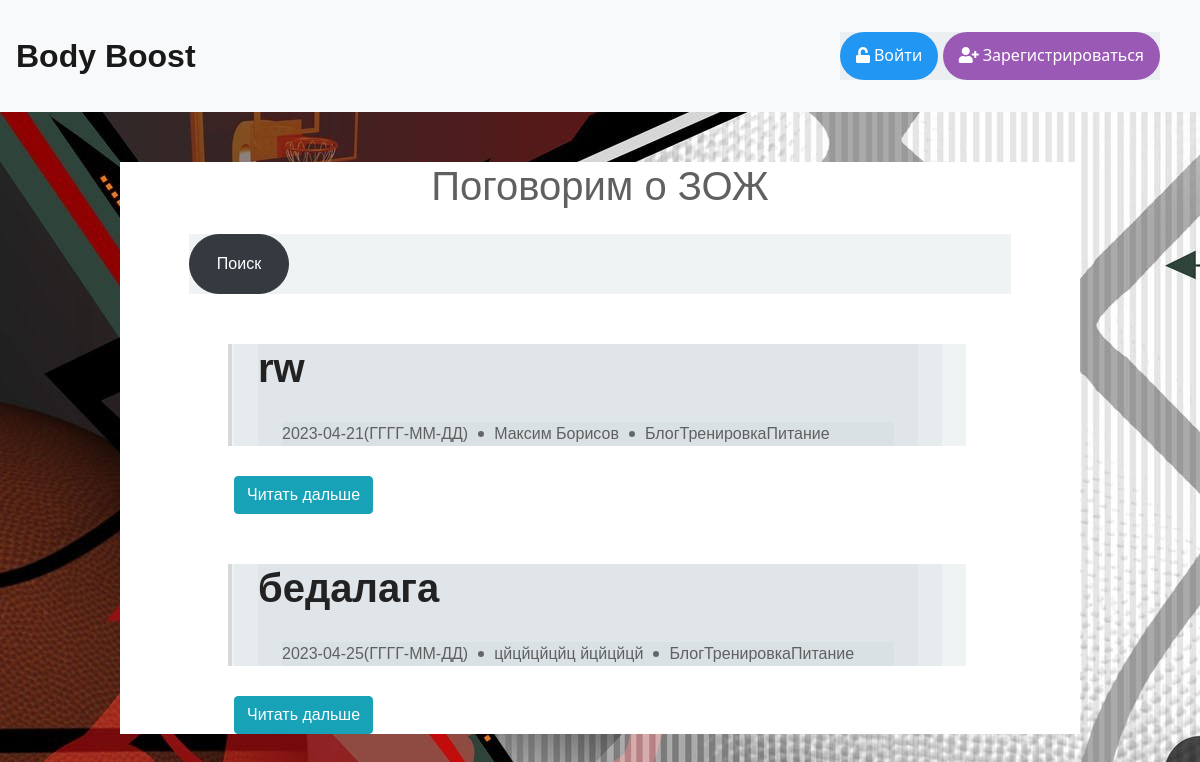
The page / on the database its author committed.
### data/posts.py (models this page shows, shortened)
class Post(SqlAlchemyBase, UserMixin):
    __tablename__ = 'posts'
    id = sqlalchemy.Column(sqlalchemy.Integer, primary_key=True, autoincrement=True)
    creator_id = sqlalchemy.Column(sqlalchemy.Integer,
                                   sqlalchemy.ForeignKey("users.id"))
    user = orm.relationship('User')
    creator_name = sqlalchemy.Column(sqlalchemy.String, nullable=False)
    creator_surname = sqlalchemy.Column(sqlalchemy.String, nullable=False)
    creator_login = sqlalchemy.Column(sqlalchemy.String, nullable=False)
    post_name = sqlalchemy.Column(sqlalchemy.String, nullable=False)
    create_date = sqlalchemy.Column(sqlalchemy.Date, nullable=False, default=datetime.datetime.now())
    text_content = sqlalchemy.Column(sqlalchemy.Text, nullable=True)
    file = sqlalchemy.Column(sqlalchemy.BLOB, default=None, nullable=True)
    is_liked = sqlalchemy.Column(sqlalchemy.BOOLEAN, default=False)
    is_blog = sqlalchemy.Column(sqlalchemy.BOOLEAN, default=False)
    is_training = sqlalchemy.Column(sqlalchemy.BOOLEAN, default=False)
    is_recipe = sqlalchemy.Column(sqlalchemy.BOOLEAN, default=False)
    list_likes = sqlalchemy.Column(sqlalchemy.String, nullable=False, default="")

### server.py (the view)
@app.route("/")
def index():
    db_sess = db_session.create_session()
    posts = db_sess.query(Post).all()
    return render_template("index.html", posts=posts, title="Поговорим о ЗОЖ")

### data/db_session.py (called while the page is built)
def create_session() -> Session:
    global __factory
    return __factory()

### templates/index.html (shortened to what this page needs)
{% extends "base.html" %}
{% block content %}
<head>
	<link rel="stylesheet" href="../static/css/example_css.css">
</head>
<h1 style="text-align: center">{{ title }}</h1>
<div class="btns1">
	<a href="/search"><button class="btn btn-dark rounded-pill px-3" type="button" style="width: 100px; height: 60px">Поиск</button></a>
</div>
{% for post in posts %}
    <div class="container">
        <div class="post">
            <div class="post-content">
                <div class="post-header">
                    <h1>{{ post.post_name }}</h1>
                    <div class="post-meta">
                        <time>{{ post.create_date }}(ГГГГ-ММ-ДД)</time>
                        <span class="author">{{ post.creator_name }} {{ post.creator_surname }}</span>
                        {% if post.is_blog %}
                            <span class="category">Блог</span>
                        {% endif %}
                        {% if post.is_training %}
                            <span class="category">Тренировка</span>
                        {% endif %}
                        {% if post.is_recipe %}
                            <span class="category">Питание</span>
                        {% endif %}
                    </div>
                </div>
            </div>
        </div>
            <div class="btns">
                <a href="/post_review/{{ post.id }}"><button type="button" class="btn btn-info">Читать дальше</button></a>
            </div>
    </div>
{% endfor %}
{% endblock %}

### templates/base.html (shortened to what this page needs)
<!doctype html>
<html lang="en">
<head>
    <link rel="stylesheet"
          href="https://stackpath.bootstrapcdn.com/bootstrap/4.4.1/css/bootstrap.min.css"
>
    <link rel='stylesheet' href="../static/css/base.css">
</head>
<body background="../static/img/fon/fon.jpg">
<header>
    <nav class="navbar navbar-light bg-light">
        <a class="navbar-brand" href="/"><font size="6" face="Arial"><b>Body Boost</b></font></a>
        {% if current_user.is_authenticated %}
            <a class="navbar-brand" href="/profile/{{ current_user.login }}">{{ current_user.login }}</a>
            <a class="navbar-brand" href="/logout">Выйти</a>
        {% else %}
            <div>
                <a href="/login" style="color: #fff">
                <button id="login" class="button blue">
                    <i class="fa fa-unlock"></i><span>Войти</span>
                </button>
                </a>
                <a id="register" href="/register">
                    <button class="button purple">
                        <i class="fa fa-user-plus"></i><span>Зарегистрироваться</span>
                    </button>
                </a>
            </div>
        {% endif %}
    </nav>
</header>
<main role="main" class="container">
    {% block content %}{% endblock %}
</main>
</body>
</html>

### static/css/base.css (style rules this page uses)
.button { border: none; outline: none; display: inline-block; text-align: center; text-decoration: none; cursor: pointer; font-size: 16px; font-family: Roboto, Verdana, Tahoma, sans; padding: 12px 16px; border-radius: 100px; color: #fff; }
.button i { margin-right: 4px; }
.button.blue { background: #2196F3; }
.button.purple { background: #9b59b6; }
div { margin: 24px; background: rgba(205, 214, 219, 0.3) }

### static/css/example_css.css (style rules this page uses)
* { box-sizing: border-box; margin: 0; }
body { font-family: 'Montserrat', sans-serif; color: #606060; font-size: 14px; }
.container { max-width: 960px; margin: 50px auto; padding: 0 15px; background: white; }
.post h1 { color: #222; font-weight: 600; margin-bottom: 30px; }
.post-meta { margin-bottom: 30px; display: flex; flex-wrap: wrap; }
time, .author { padding-right: 26px; position: relative; }
time:after, .author:after { content: ""; width: 6px; height: 6px; border-radius: 50%; background: #666; position: absolute; top: 50%; right: 10px; transform: translateY(-50%); }
@media (min-width: 768px) { body { font-size: 16px; } }
@media (min-width: 768px) { .container { padding: 0 45px; } }
@media (min-width: 768px) { .post-header { padding-left: 26px; border-left: 4px solid #D8D8D8; margin-left: -30px; } }
.btns { background-color: white; }

### rows shown on the page
Post: post_name "rw", create_date "2023-04-21", creator_name "Максим", creator_surname "Борисов", is_blog "Блог", is_training "Тренировка", is_recipe "Питание"
Post: post_name "бедалага", create_date "2023-04-25", creator_name "цйцйцйцйц", creator_surname "йцйцйцй", is_blog "Блог", is_training "Тренировка", is_recipe "Питание"

### other values the page prints
{{ title }} "Поговорим о ЗОЖ"
